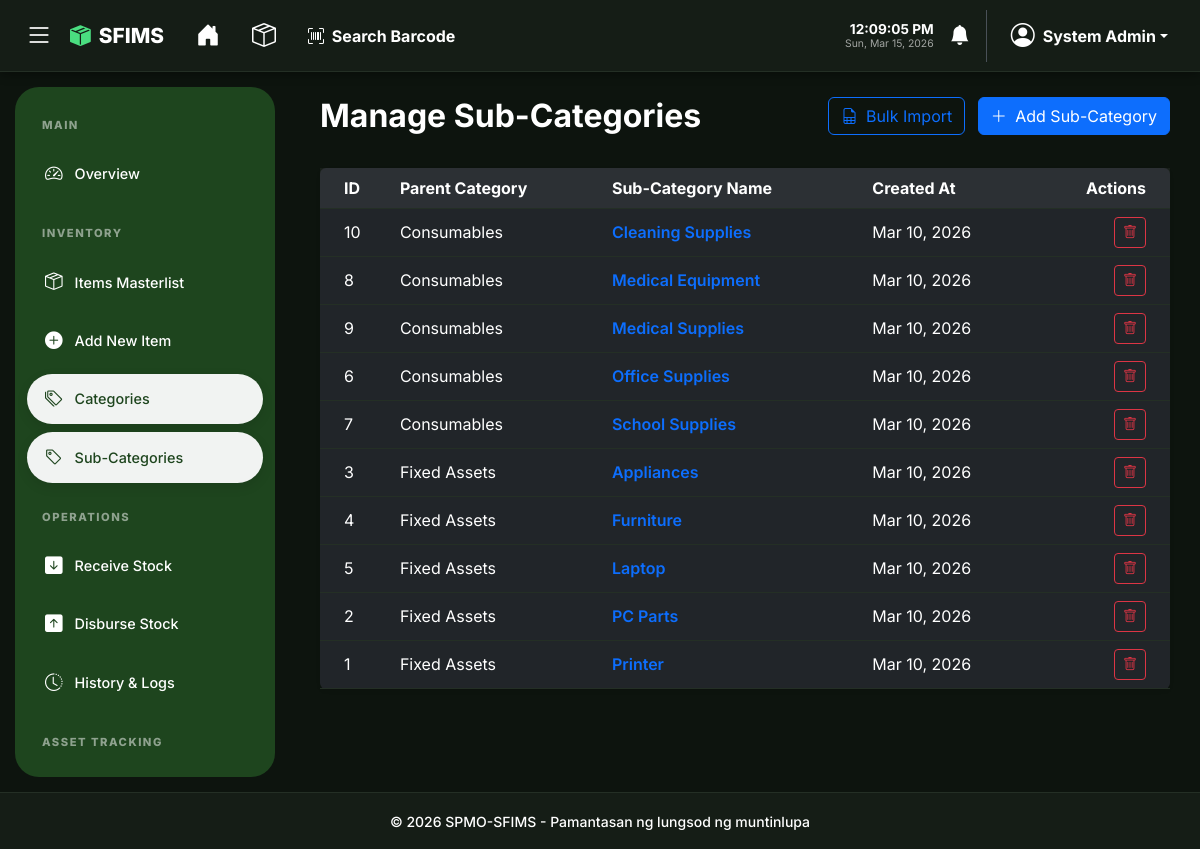
Screenshot of /inventory/sub_categories.php (signed in) with the database file from the repository.
### tables this page shows
CREATE TABLE IF NOT EXISTS sub_categories (
    id INT AUTO_INCREMENT PRIMARY KEY,
    category_id INT NOT NULL,
    name VARCHAR(100) NOT NULL,
    created_at TIMESTAMP DEFAULT CURRENT_TIMESTAMP,
    FOREIGN KEY (category_id) REFERENCES categories(id) ON DELETE CASCADE
);

CREATE TABLE IF NOT EXISTS categories (
    id INT AUTO_INCREMENT PRIMARY KEY,
    name VARCHAR(100) NOT NULL UNIQUE,
    created_at TIMESTAMP DEFAULT CURRENT_TIMESTAMP
);

### config/app.php (called while the page is built, shortened)
<?php
function h($string)
{
    return htmlspecialchars($string, ENT_QUOTES, 'UTF-8');
}

### inventory/sub_categories.php (the view, shortened to what this page needs)
<?php
require_once '../config/app.php';
$db = Database::getInstance();
$sql = "SELECT s.*, c.name as category_name
        FROM sub_categories s
        JOIN categories c ON s.category_id = c.id
        ORDER BY c.name ASC, s.name ASC";
$sub_categories = $db->query($sql)->fetchAll();
require_once '../partials/header.php';
?>
<div class="row mb-4">
    <div class="col-md-6">
        <h2 class="fw-bold">Manage Sub-Categories</h2>
    </div>
    <div class="col-md-6 text-end">
        <?php if ($_SESSION['role'] === 'Admin'): ?>
            <a href="../admin/import_master.php?type=sub_categories" class="btn btn-outline-primary me-2">
                <i class="bi bi-file-earmark-spreadsheet me-1"></i> Bulk Import
            </a>
        <?php endif; ?>
        <button type="button" class="btn btn-primary" data-bs-toggle="modal" data-bs-target="#addSubCategoryModal">
            <i class="bi bi-plus-lg me-1"></i> Add Sub-Category
        </button>
    </div>
</div>
<div class="card shadow-sm border-0">
    <div class="card-body p-0">
        <div class="table-responsive">
            <table class="table table-hover align-middle mb-0">
                <thead class="bg-light">
                    <tr>
                        <th class="ps-4">ID</th>
                        <th>Parent Category</th>
                        <th>Sub-Category Name</th>
                        <th>Created At</th>
                        <th class="text-end pe-4">Actions</th>
                    </tr>
                </thead>
                <tbody>
                    <?php if ($sub_categories): ?>
                        <?php foreach ($sub_categories as $sc): ?>
                            <tr>
                                <td class="ps-4"><?php echo $sc['id']; ?></td>
                                <td><?php echo h($sc['category_name']); ?></td>
                                <td class="fw-semibold text-primary"><?php echo h($sc['name']); ?></td>
                                <td><?php echo date('M d, Y', strtotime($sc['created_at'])); ?></td>
                                <td class="text-end pe-4">
                                    <form method="POST" action="" class="d-inline">
                                        <button type="submit" class="btn btn-sm btn-outline-danger" onclick="return confirm('Are you sure you want to delete this sub-category?')">
                                            <i class="bi bi-trash"></i>
                                        </button>
                                    </form>
                                </td>
                            </tr>
                        <?php endforeach; ?>
                    <?php endif; ?>
                </tbody>
            </table>
        </div>
    </div>
</div>
<?php require_once '../partials/footer.php'; ?>

### partials/header.php (style rules this page uses)
*, *::before, *::after { transition: background-color 0.3s ease, border-color 0.3s ease, color 0.3s ease, box-shadow 0.3s ease; }
:root { --sfims-bg: #f3f7f4; --sfims-card-bg: #ffffff; --sfims-text: #1e3a1a; --sfims-border: #dce3dc; --sfims-green: #1e451e; --sfims-accent: #2d5a27; --sfims-input-bg: #ffffff; --header-dark: #ffffff; --sidebar-width: 260px; --sidebar-collapsed-width: 84px; --nav-shadow: rgba(0, 0, 0, 0.05); --sidebar-text: rgba(255, 255, 255, 0.85); --dropdown-header-text: #6c757d; }
[data-theme="dark"] { --sfims-bg: #0d140e; --sfims-card-bg: #151d16; --sfims-text: #ffffff; --sfims-border: #242f25; --sfims-green: #1e451e; --sfims-input-bg: #2a332b; --header-dark: #151d16; --nav-shadow: rgba(0, 0, 0, 0.4); --sfims-accent: #ffffff; --sidebar-text: #ffffff; --dropdown-header-text: #cbd5e1; }
body { background-color: var(--sfims-bg) !important; color: var(--sfims-text) !important; font-family: 'Inter', sans-serif; min-height: 100vh; margin: 0; display: flex; flex-direction: column; overflow-x: hidden; }
[data-theme="dark"] .bg-light { background-color: rgba(255, 255, 255, 0.05) !important; color: var(--sfims-text) !important; }
[data-theme="dark"] .text-dark, [data-theme="dark"] .text-black, [data-theme="dark"] h1, [data-theme="dark"] h2, [data-theme="dark"] h3, [data-theme="dark"] h4, [data-theme="dark"] h5, [data-theme="dark"] h6, [data-theme="dark"] .card-title, [data-theme="dark"] .modal-title, [data-theme="dark"] .nav-tabs .nav-link { color: #ffffff !important; }
[data-theme="dark"] ::placeholder { color: #64748b !important; opacity: 1 !important; }
[data-theme="dark"] .table { --bs-table-bg: transparent; --bs-table-color: var(--sfims-text); --bs-table-border-color: var(--sfims-border); color: var(--sfims-text); }
.btn-group, td.text-end, td:last-child { white-space: nowrap; }

### rows the page displays
sub_categories: id "10", category.name "Consumables", name "Cleaning Supplies", created_at "Mar 10, 2026"
sub_categories: id "8", category.name "Consumables", name "Medical Equipment", created_at "Mar 10, 2026"
sub_categories: id "9", category.name "Consumables", name "Medical Supplies", created_at "Mar 10, 2026"
sub_categories: id "6", category.name "Consumables", name "Office Supplies", created_at "Mar 10, 2026"
sub_categories: id "7", category.name "Consumables", name "School Supplies", created_at "Mar 10, 2026"
sub_categories: id "3", category.name "Fixed Assets", name "Appliances", created_at "Mar 10, 2026"
sub_categories: id "4", category.name "Fixed Assets", name "Furniture", created_at "Mar 10, 2026"
sub_categories: id "5", category.name "Fixed Assets", name "Laptop", created_at "Mar 10, 2026"
sub_categories: id "2", category.name "Fixed Assets", name "PC Parts", created_at "Mar 10, 2026"
sub_categories: id "1", category.name "Fixed Assets", name "Printer", created_at "Mar 10, 2026"

### other values shown
$_SESSION['full_name'] "System Admin"
